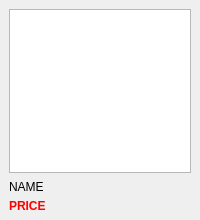
<?xml version="1.0" encoding="UTF-8"?>
<ui version="4.0">
 <class>ProductWidget</class>
 <widget class="QWidget" name="ProductWidget">
  <property name="geometry">
   <rect>
    <x>0</x>
    <y>0</y>
    <width>200</width>
    <height>220</height>
   </rect>
  </property>
  <property name="windowTitle">
   <string>Form</string>
  </property>
  <widget class="QGraphicsView" name="image">
   <property name="geometry">
    <rect>
     <x>9</x>
     <y>9</y>
     <width>182</width>
     <height>164</height>
    </rect>
   </property>
  </widget>
  <widget class="QLabel" name="productName">
   <property name="geometry">
    <rect>
     <x>9</x>
     <y>179</y>
     <width>181</width>
     <height>16</height>
    </rect>
   </property>
   <property name="font">
    <font>
     <family>MS Shell Dlg 2</family>
     <pointsize>9</pointsize>
    </font>
   </property>
   <property name="styleSheet">
    <string notr="true"/>
   </property>
   <property name="text">
    <string>NAME</string>
   </property>
  </widget>
  <widget class="QLabel" name="productPrice">
   <property name="geometry">
    <rect>
     <x>9</x>
     <y>198</y>
     <width>181</width>
     <height>16</height>
    </rect>
   </property>
   <property name="font">
    <font>
     <pointsize>9</pointsize>
     <weight>75</weight>
     <bold>true</bold>
    </font>
   </property>
   <property name="styleSheet">
    <string notr="true">color:red; font-weight: bold</string>
   </property>
   <property name="text">
    <string>PRICE</string>
   </property>
  </widget>
 </widget>
 <resources/>
 <connections/>
 <slots>
  <slot>enterEven(QEvent*)</slot>
 </slots>
</ui>
